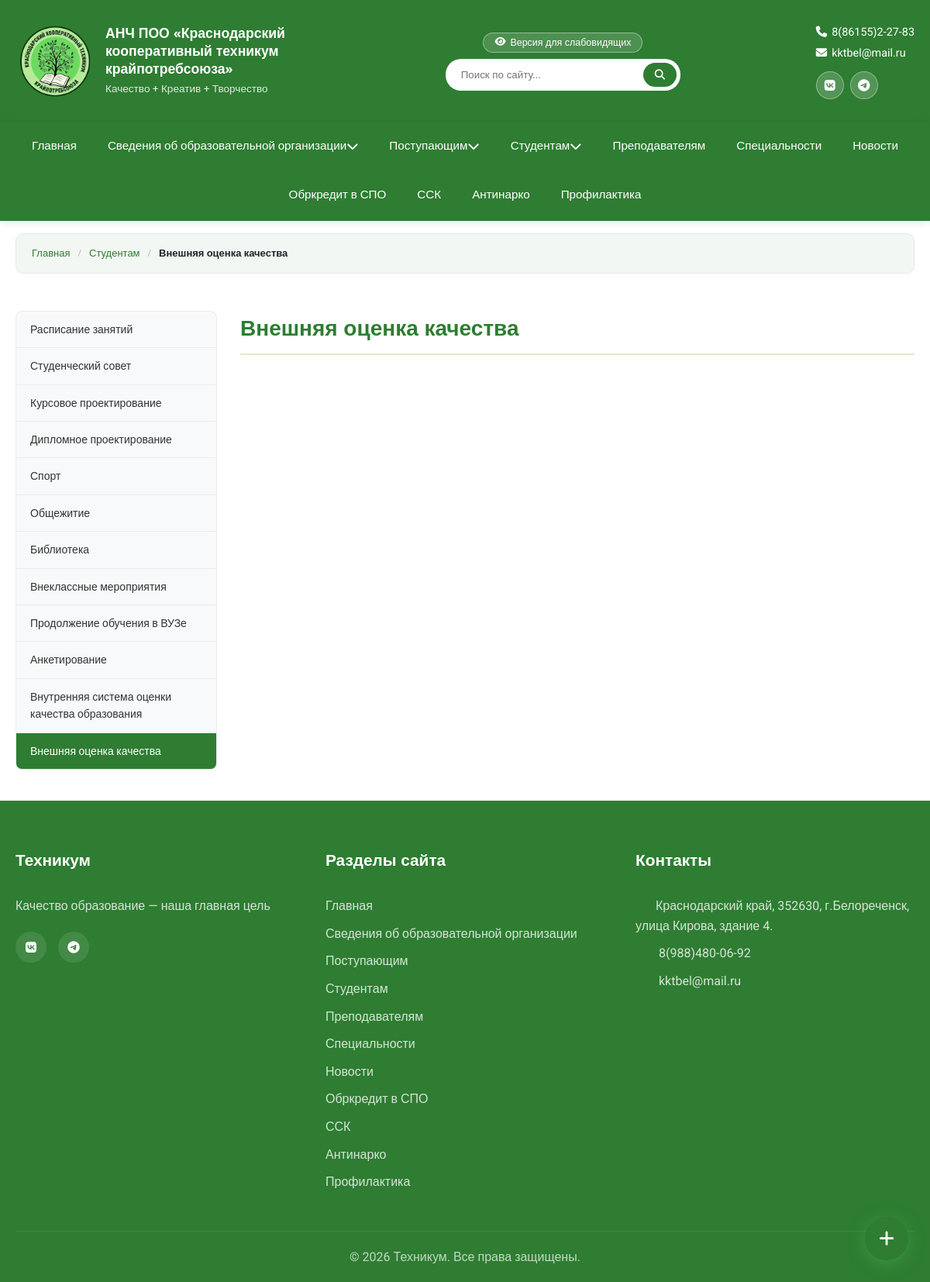
Page /page/vneshnyaya-otsenka-kachestva/ on the committed database.
### cms/models.py (models this page shows, shortened)
class HomePage(models.Model):
    site_name = models.CharField(
        'Название техникума',
        max_length=300,
        default='АНЧ ПОО «Краснодарский кооперативный техникум крайпотребсоюза»',
    )
    site_tagline = models.CharField('Слоган', max_length=200, default='Качество + Креатив + Творчество', blank=True)
    site_phone = models.CharField('Телефон', max_length=50, default='8(86155)2-27-83', blank=True)
    site_email = models.EmailField('Email', default='kktbel@mail.ru', blank=True)
    site_vk = models.URLField('ВКонтакте', default='https://vk.com/belkkt', blank=True)
    site_telegram = models.URLField('Telegram', default='https://t.me/belkkt', blank=True)
    welcome_title = models.CharField('Заголовок приветствия', max_length=200, default='Добро пожаловать!')
    welcome_text = models.TextField('Текст приветствия', blank=True)
    director_name = models.CharField('Имя директора', max_length=200, blank=True)
    director_position = models.CharField('Должность директора', max_length=200, blank=True)
    director_image = models.ImageField('Фото директора', upload_to='homepage/', blank=True)
    director_message = models.TextField('Обращение директора', blank=True)
    slider_title = models.CharField('Заголовок слайдера', max_length=200, default='Добро пожаловать в наш техникум!')
    slider_text = models.TextField('Текст слайдера', default='Мы готовим специалистов с 1944 года')
    slider_image = models.ImageField('Изображение слайдера', upload_to='homepage/', blank=True)
    bento_title = models.CharField('Заголовок быстрых ссылок', max_length=200, default='Быстрые ссылки')
    specialties_label = models.CharField('Подпись блока специальностей', max_length=100, default='Образование', blank=True)
    specialties_title = models.CharField(
        'Заголовок специальностей',
        max_length=300,
        default='Мы обучаем востребованным специальностям',
    )
    specialties_text = models.TextField(
        'Текст специальностей',
        blank=True,
        default='Среднее профессиональное образование по очной форме. Поступление после 9 и 11 классов.',
    )
    specialties_image = models.ImageField('Фото блока специальностей', upload_to='homepage/', blank=True)
    specialties_count = models.CharField('Число специальностей', max_length=10, default='7', blank=True)
    specialties_list = models.TextField(
        'Список специальностей (каждая с новой строки: иконка|название|код)',
        blank=True,
        help_text='Пример: fa-plane|Туризм и гостеприимство|43.02.16',
    )
    hotline_text = models.TextField('Текст телефона доверия', blank=True)
    vov_text = models.CharField('Текст блока ВОВ', max_length=300, blank=True, default='Победа в Великой Отечественной войне 1941-1945')
    vov_image = models.ImageField('Изображение ВОВ', upload_to='homepage/', blank=True)
    contacts_title = models.CharField('Заголовок контактов', max_length=200, default='Контакты')
    contacts_address = models.CharField('Адрес', max_length=300, blank=True)
    contacts_phone = models.CharField('Телефон контактов', max_length=100, blank=True)
    contacts_phone2 = models.CharField('Доп. телефон', max_length=100, blank=True)
    contacts_email = models.EmailField('Email контактов', blank=True)
    contacts_hours = models.CharField('Режим работы', max_length=200, blank=True)
    contacts_map_url = models.URLField('Ссылка на карту (iframe)', blank=True)
    footer_tagline = models.CharField(
        'Текст в подвале',
        max_length=300,
        default='Качество образование — наша главная цель',
        blank=True,
    )
    footer_copyright = models.CharField(
        'Копирайт',
        max_length=300,
        default='© 2026 Техникум. Все права защищены.',
        blank=True,
    )
    updated_at = models.DateTimeField('Обновлено', auto_now=True)
    class Meta:
        verbose_name = 'Главная страница'
        verbose_name_plural = 'Главная страница'
    @classmethod
    def load(cls):
        obj, created = cls.objects.get_or_create(pk=1)
        return obj

class MenuItem(MPTTModel):
    title = models.CharField('Название', max_length=200)
    slug = models.SlugField('URL', max_length=200, unique=True, blank=True)
    parent = TreeForeignKey(
        'self',
        on_delete=models.CASCADE,
        null=True,
        blank=True,
        related_name='children',
        verbose_name='Родительский пункт'
    )
    page = models.OneToOneField(
        'Page',
        on_delete=models.SET_NULL,
        null=True,
        blank=True,
        related_name='menu_item',
        verbose_name='Связанная страница'
    )
    order = models.IntegerField('Порядок', default=0)
    is_active = models.BooleanField('Активен', default=True)
    created_at = models.DateTimeField('Создано', auto_now_add=True)
    updated_at = models.DateTimeField('Обновлено', auto_now=True)
    class MPTTMeta:
        order_insertion_by = ['order']
    class Meta:
        verbose_name = 'Пункт меню'
        verbose_name_plural = 'Навигационное меню'
        ordering = ['order', 'title']
    def get_absolute_url(self):
        children = self.get_children().filter(is_active=True).order_by('order', 'title')
        for child in children:
            if child.page_id:
                return child.page.get_absolute_url()
            if child.slug:
                return self._url_for_slug(child.slug)
        if self.page_id:
            return self.page.get_absolute_url()
        if self.slug:
            return self._url_for_slug(self.slug)
        return '#'
    @staticmethod
    def _url_for_slug(slug):
        if slug in ('news', 'novosti', 'novosti-test'):
            return '/news/'
        return f'/page/{slug}/'
    def get_active_children(self):
        return self.get_children().filter(is_active=True).order_by('order', 'title')

class Page(models.Model):
    title = models.CharField('Заголовок', max_length=200)
    slug = models.SlugField('URL', max_length=200, unique=True, blank=True)
    description = models.TextField('Описание', blank=True)
    content = RichTextUploadingField('Содержимое', blank=True)
    order = models.IntegerField('Порядок', default=0)
    parent = models.ForeignKey(
        'self',
        on_delete=models.SET_NULL,
        null=True,
        blank=True,
        related_name='subpages',
        verbose_name='Родительская страница'
    )
    is_published = models.BooleanField('Опубликовано', default=True)
    show_in_menu = models.BooleanField('Показывать в меню', default=False)
    meta_title = models.CharField('Meta Title', max_length=200, blank=True)
    meta_description = models.TextField('Meta Description', blank=True)
    meta_keywords = models.CharField('Meta Keywords', max_length=200, blank=True)
    created_at = models.DateTimeField('Создано', auto_now_add=True)
    updated_at = models.DateTimeField('Обновлено', auto_now=True)
    class Meta:
        verbose_name = 'Страница'
        verbose_name_plural = 'Страницы'
        ordering = ['-created_at']
    def get_absolute_url(self):
        if self.slug == 'news':
            return '/news/'
        return f'/page/{self.slug}/'

### cms/views.py (the view, shortened to what this page needs)
# urls.py: path('page/<slug:slug>/', views.page_detail, name='page_detail'),
def page_detail(request, slug):
    if slug in ('news', 'novosti', 'novosti-test'):
        return redirect('cms:news_list')
    page = get_object_or_404(Page, slug=slug, is_published=True)
    content_blocks = page.blocks.filter(is_active=True).order_by('order')
    siblings = page.parent.subpages.filter(is_published=True).order_by('order', 'title') if page.parent else None
    children = page.subpages.filter(is_published=True).order_by('order', 'title')
    documents_by_category = {}
    sections = {
        s.category: s
        for s in DocumentSection.objects.filter(page=page, is_active=True).order_by('order')
    }
    raw_docs = {}
    for doc in page.documents.filter(is_active=True).order_by('category', 'order'):
        if doc.category not in raw_docs:
            raw_docs[doc.category] = []
        raw_docs[doc.category].append(doc)
    for cat, section in sorted(sections.items(), key=lambda x: x[1].order):
        if cat in raw_docs:
            documents_by_category[cat] = {'title': section.title, 'docs': raw_docs[cat]}
    for cat, docs in raw_docs.items():
        if cat not in documents_by_category:
            documents_by_category[cat] = {'title': docs[0].get_category_display(), 'docs': docs}
    sidebar_menu = _get_sidebar_menu(page)
    galleries = Gallery.objects.filter(
        page=page, is_active=True
    ).prefetch_related('images').order_by('-created_at')
    edu_by_year = _group_edu_by_year(page)
    context = {
        'page': page,
        'sidebar_menu': sidebar_menu,
        'content_blocks': content_blocks,
        'documents_by_category': documents_by_category,
        'siblings': siblings,
        'children': children,
        'galleries': galleries,
        'edu_programs': EducationalProgram.objects.filter(
            page=page, is_active=True
        ).prefetch_related(
            'years__documents'
        ).order_by('order', 'code'),
        'edu_by_year': edu_by_year,
    }
    return render(request, 'cms/page_detail.html', context)

### templates/cms/page_detail.html (shortened to what this page needs)
{% extends 'cms/base.html' %}
{% load static cms_tags %}
{% block content %}
<main>
    <div class="container">
        <nav class="breadcrumbs" aria-label="Навигация по разделам">
            <a href="{% url 'cms:index' %}">Главная</a>
            {% if page.parent %}
            <span class="crumb-sep" aria-hidden="true">/</span>
            <a href="{% url 'cms:page_detail' page.parent.slug %}">{{ page.parent.title }}</a>
            {% endif %}
            <span class="crumb-sep" aria-hidden="true">/</span>
            <span class="crumb-current">{{ page.title }}</span>
        </nav>
        <div class="page-layout">
            {% if sidebar_menu %}
            <aside class="page-sidebar">
                <ul class="sidebar-nav">
                    {% for item in sidebar_menu %}
                    <li class="{% if item.page_id == page.id or item.id == page.id or item.slug == page.slug %}active{% endif %}">
                        {% if item.page %}
                        <a href="{{ item.page.get_absolute_url }}">{{ item.title }}</a>
                        {% else %}
                        <a href="{{ item.get_absolute_url }}">{{ item.title }}</a>
                        {% endif %}
                    </li>
                    {% endfor %}
                </ul>
            </aside>
            {% endif %}
            <div class="page-content">
                <h1 class="page-title">{{ page.title }}</h1>
            </div>
        </div>
    </div>
</main>
{% endblock %}

### templates/cms/base.html (shortened to what this page needs)
<!DOCTYPE html>
<html lang="ru">
<head>
    <link rel="stylesheet" href="https://cdnjs.cloudflare.com/ajax/libs/font-awesome/6.4.0/css/all.min.css">
    {% load static %}
    <link rel="stylesheet" href="{% static 'style.css' %}">
    <link rel="stylesheet" href="{% static 'media-styles.css' %}">
    <link rel="stylesheet" href="{% static 'css/responsive.css' %}">
</head>
<body>
<header class="header">
    <div class="container">
        <div class="header-inner">
            <div class="logo">
                <img src="{% static 'img/logo.png' %}" alt="Логотип техникума" class="logo-img">
                <div class="logo-text">
                    <h1>{{ site_settings.site_name }}</h1>
                    {% if site_settings.site_tagline %}<p>{{ site_settings.site_tagline }}</p>{% endif %}
                </div>
            </div>
            <div class="header-center">
                <button id="accessibilityToggle" class="accessibility-btn">
                    <i class="fas fa-eye"></i> Версия для слабовидящих
                </button>
                <form class="search-box" action="{% url 'cms:search' %}" method="get">
                    <input type="text" name="q" placeholder="Поиск по сайту...">
                    <button type="submit"><i class="fas fa-search"></i></button>
                </form>
            </div>
            <div class="header-contacts">
                {% if site_settings.site_phone %}<p><i class="fas fa-phone"></i> {{ site_settings.site_phone }}</p>{% endif %}
                {% if site_settings.site_email %}<p><i class="fas fa-envelope"></i> {{ site_settings.site_email }}</p>{% endif %}
                <div class="header-social">
                    {% if site_settings.site_vk %}
                    <a href="{{ site_settings.site_vk }}" target="_blank" rel="noopener" title="ВКонтакте" class="header-social-btn">
                        <i class="fab fa-vk"></i>
                    </a>
                    {% endif %}
                    {% if site_settings.site_telegram %}
                    <a href="{{ site_settings.site_telegram }}" target="_blank" rel="noopener" title="Telegram" class="header-social-btn">
                        <i class="fab fa-telegram"></i>
                    </a>
                    {% endif %}
                </div>
            </div>
        </div>
    </div>
</header>
<nav class="main-nav">
    <div class="container">
        <ul class="nav-list" id="navList">
            <li class="nav-item"><a href="/" class="nav-link {% if request.path == '/' %}active{% endif %}">Главная</a></li>
            {% for item in menu_items %}
            {% with children=item.get_active_children %}
            <li class="nav-item{% if children %} dropdown{% endif %}">
                <a href="{{ item.get_absolute_url }}"
                   class="nav-link {% if request.path == item.get_absolute_url %}active{% endif %}">
                    {{ item.title }}
                    {% if children %}<i class="fas fa-chevron-down" aria-hidden="true"></i>{% endif %}
                </a>
            </li>
            {% endwith %}
            {% endfor %}
        </ul>
    </div>
</nav>
{% block content %}{% endblock %}
<footer class="footer">
    <div class="container">
        <div class="footer-content">
            <div class="footer-section">
                <h3>Техникум</h3>
                <p>{{ site_settings.footer_tagline|default:"Качество образование — наша главная цель" }}</p>
                <div class="social-links">
                    {% if site_settings.site_vk %}<a href="{{ site_settings.site_vk }}"><i class="fab fa-vk"></i></a>{% endif %}
                    {% if site_settings.site_telegram %}<a href="{{ site_settings.site_telegram }}"><i class="fab fa-telegram"></i></a>{% endif %}
                </div>
            </div>
            <div class="footer-section">
                <h3>Разделы сайта</h3>
                <ul>
                    <li><a href="{% url 'cms:index' %}">Главная</a></li>
                    {% for item in menu_items %}
                    <li><a href="{{ item.get_absolute_url }}">{{ item.title }}</a></li>
                    {% endfor %}
                </ul>
            </div>
            <div class="footer-section">
                <h3>Контакты</h3>
                <ul>
                    {% if site_settings.contacts_address %}<li><i class="fas fa-map-marker-alt"></i> {{ site_settings.contacts_address }}</li>{% endif %}
                    {% if site_settings.contacts_phone %}<li><i class="fas fa-phone"></i> {{ site_settings.contacts_phone }}</li>{% endif %}
                    {% if site_settings.contacts_email %}<li><i class="fas fa-envelope"></i> {{ site_settings.contacts_email }}</li>{% endif %}
                </ul>
            </div>
        </div>
        <div class="footer-bottom">
            <p>{{ site_settings.footer_copyright|default:"© 2026 Техникум. Все права защищены." }}</p>
        </div>
    </div>
</footer>
<div class="float-widget">
    <button class="float-toggle" id="floatToggle" title="Связаться с нами">
        <i class="fas fa-plus"></i>
    </button>
</div>
</body>
</html>

### rows in the picture
HomePage: site_name "АНЧ ПОО «Краснодарский кооперативный техникум крайпотребсоюза»", site_tagline "Качество + Креатив + Творчество", site_phone "8(86155)2-27-83", site_email "kktbel@mail.ru", footer_tagline "Качество образование — наша главная цель", contacts_address "Краснодарский край, 352630, г.Белореченск, улица Кирова, здание 4.", contacts_phone "8(988)480-06-92", contacts_email "kktbel@mail.ru", footer_copyright "© 2026 Техникум. Все права защищены."
MenuItem: title "Сведения об образовательной организации"
MenuItem: title "Поступающим"
MenuItem: title "Студентам"
MenuItem: title "Преподавателям"
MenuItem: title "Специальности"
MenuItem: title "Новости"
MenuItem: title "Обркредит в СПО"
MenuItem: title "ССК"
MenuItem: title "Антинарко"
MenuItem: title "Профилактика"
Page: parent "Студентам", title "Внешняя оценка качества"
MenuItem: title "Расписание занятий"
MenuItem: title "Студенческий совет"
MenuItem: title "Курсовое проектирование"
MenuItem: title "Дипломное проектирование"
MenuItem: title "Спорт"
MenuItem: title "Общежитие"
MenuItem: title "Библиотека"
MenuItem: title "Внеклассные мероприятия"
MenuItem: title "Продолжение обучения в ВУЗе"
MenuItem: title "Анкетирование"
MenuItem: title "Внутренняя система оценки качества образования"
MenuItem: title "Внешняя оценка качества"
